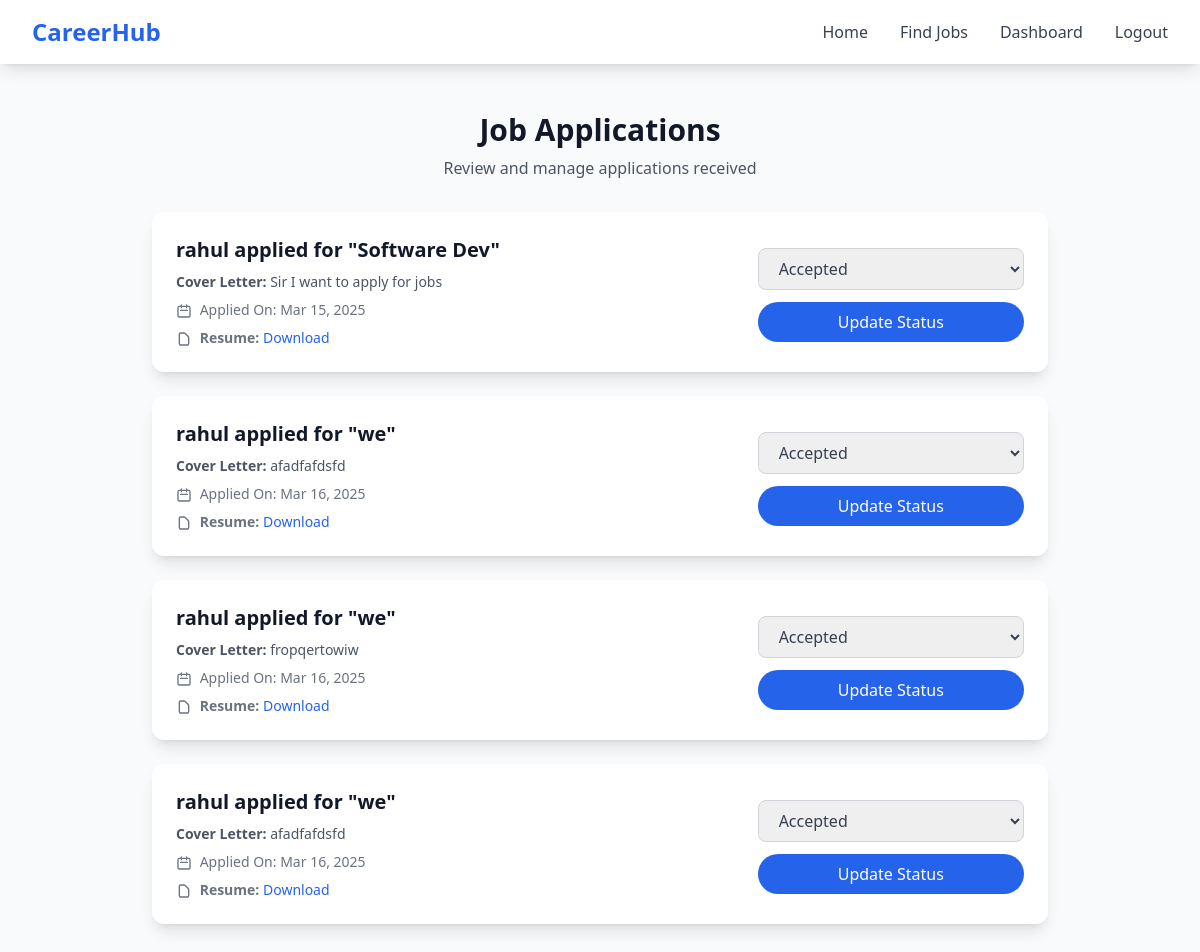
Screenshot of /applications/view/ (signed in) with the database file from the repository.
### hub_apps/applications/models.py (models this page shows, shortened)
class JobApplication(models.Model):
    job = models.ForeignKey(Job, on_delete=models.CASCADE)
    applicant = models.ForeignKey(settings.AUTH_USER_MODEL, on_delete=models.CASCADE)
    cover_letter = models.TextField(blank=True, null=True)
    applied_at = models.DateTimeField(auto_now_add=True)
    status = models.CharField(
        max_length=20, choices=[('Pending', 'Pending'), ('Accepted', 'Accepted'), ('Rejected', 'Rejected')], default='Pending'
    )
    def get_resume(self):
        profile = UserProfile.objects.get(user=self.applicant)
        return profile.resume.url if profile.resume else None  # Return resume URL if available

### hub_apps/authentication/models.py (models this page shows, shortened)
class CustomUser(AbstractUser):
    is_recruiter = models.BooleanField(default=False)
    phone = models.CharField(max_length=15,blank=True,null=True)
    profile_picture = models.ImageField(upload_to="profile_pics/",blank=True,null=True)

### hub_apps/jobs/models.py (models this page shows, shortened)
class Job(models.Model):
    JOB_TYPE_CHOICES = [
        ('Full Time', 'Full Time'),
        ('Part Time', 'Part Time'),
        ('Freelance', 'Freelance'),
        ('Internship', 'Internship'),
    ]
    title = models.CharField(max_length=225)
    company = models.CharField(max_length=225)
    location = models.CharField(max_length=225)
    job_type = models.CharField(max_length=225, choices=JOB_TYPE_CHOICES, default='Full Time')
    salary = models.DecimalField(max_digits=10, decimal_places=2, null=True, blank=True)
    description = models.TextField()
    created_at = models.DateTimeField(auto_now_add=True)
    updated_at = models.DateTimeField(auto_now=True)
    posted_by = models.ForeignKey(settings.AUTH_USER_MODEL, on_delete=models.CASCADE)
    is_active = models.BooleanField(default=True)

### hub_apps/applications/views.py (the view)
# urls.py: path('view/', view_applications, name='view_applications'),  # ✅ New route for recruiters
@login_required
def view_applications(request):
    if not request.user.is_recruiter:
        return redirect('dashboard')  # Prevent job seekers from accessing this page
    jobs_posted = Job.objects.filter(posted_by=request.user)
    applications = JobApplication.objects.filter(job__in=jobs_posted)
    return render(request, 'applications/view_applications.html', {'applications': applications})

### hub_apps/applications/templates/applications/view_applications.html (shortened to what this page needs)
{% extends 'base.html' %}
{% block content %}
    <div class="min-h-screen bg-gray-50 py-12 px-4 sm:px-6 lg:px-8">
        <div class="max-w-4xl mx-auto">
            <div class="text-center mb-8">
                <h2 class="text-3xl font-bold text-gray-900">Job Applications</h2>
                <p class="mt-2 text-gray-600">Review and manage applications received</p>
            </div>
            <div class="space-y-6">
                {% for application in applications %}
                    <div class="bg-white rounded-xl shadow-lg p-6 hover:shadow-xl transition-transform transform hover:-translate-y-1">
                        <div class="flex flex-col sm:flex-row sm:justify-between sm:items-start">
                            <div class="flex-1">
                                <h5 class="text-xl font-semibold text-gray-900">{{ application.applicant.username }} applied for "{{ application.job.title }}"</h5>
                                <p class="mt-2 text-sm text-gray-600">
                                    <strong>Cover Letter:</strong>
                                    {% if application.cover_letter %}
                                        {{ application.cover_letter|truncatewords:20 }}
                                    {% else %}
                                        Not provided
                                    {% endif %}
                                </p>
                                <p class="mt-2 text-sm text-gray-500">
                                    <svg class="w-4 h-4 inline mr-1" fill="none" stroke="currentColor" viewBox="0 0 24 24">
                                        <path stroke-linecap="round" stroke-linejoin="round" stroke-width="2" d="M8 7V3m8 4V3m-9 8h10M5 21h14a2 2 0 002-2V7a2 2 0 00-2-2H5a2 2 0 00-2 2v12a2 2 0 002 2z" />
                                    </svg>
                                    Applied On: {{ application.applied_at|date:"M d, Y" }}
                                </p>
                                <p class="mt-2 text-sm text-gray-500">
                                    <svg class="w-4 h-4 inline mr-1" fill="none" stroke="currentColor" viewBox="0 0 24 24">
                                        <path stroke-linecap="round" stroke-linejoin="round" stroke-width="2" d="M7 21h10a2 2 0 002-2V9.414a1 1 0 00-.293-.707l-5.414-5.414A1 1 0 0012.586 3H7a2 2 0 00-2 2v14a2 2 0 002 2z" />
                                    </svg>
                                    <strong>Resume:</strong>
                                    {% if application.get_resume %}
                                        <a href="{{ application.get_resume }}" target="_blank" class="text-blue-600 hover:text-blue-800">Download</a>
                                    {% else %}
                                        Not provided
                                    {% endif %}
                                </p>
                            </div>
                            <div class="mt-4 sm:mt-0 sm:ml-4">
                                <form method="POST" action="{% url 'update_application_status' application.id %}" class="space-y-3">
                                    <select name="status" class="w-full px-4 py-2 rounded-lg border border-gray-300 focus:ring-2 focus:ring-blue-500 focus:border-blue-500 text-gray-700">
                                        <option value="Accepted" {% if application.status == "Accepted" %}selected{% endif %}>Accepted</option>
                                    </select>
                                    <button type="submit" class="w-full px-4 py-2 bg-blue-600 text-white font-medium rounded-full hover:bg-blue-700 focus:ring-2 focus:ring-blue-500 focus:ring-offset-2 transition">
                                        Update Status
                                    </button>
                                </form>
                            </div>
                        </div>
                    </div>
                {% empty %}
                    <div class="bg-white rounded-xl shadow-lg p-6 text-center">
                        <p class="text-gray-600">No applications available.</p>
                        <a href="{% url 'list_jobs' %}" class="mt-2 inline-block text-blue-600 hover:text-blue-800">View your job postings</a>
                    </div>
                {% endfor %}
            </div>
        </div>
    </div>
{% endblock %}

### rows the page displays
JobApplication: applicant.username "rahul", job "Software Dev", cover_letter "Sir I want to apply for jobs", applied_at "Mar 15, 2025", status "Accepted"
JobApplication: applicant.username "rahul", job "we", cover_letter "afadfafdsfd", applied_at "Mar 16, 2025", status "Accepted"
JobApplication: applicant.username "rahul", job "we", cover_letter "fropqertowiw", applied_at "Mar 16, 2025", status "Accepted"
JobApplication: applicant.username "rahul", job "we", cover_letter "afadfafdsfd", applied_at "Mar 16, 2025", status "Accepted"
